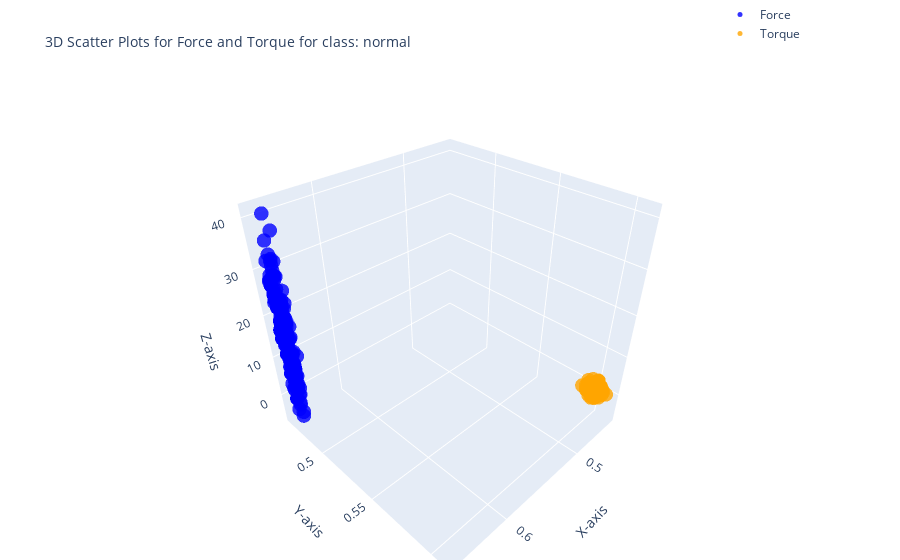

Notebook source saved alongside this figure:
### Code cell
import plotly.graph_objects as go
class_name = unique_classes[0]
df_fr_collision=class_dfs[class_name]
# 3D scatter plot for Force (Fx, Fy, Fz)
force_plot = go.Scatter3d(
    x=df_fr_collision['Fx'],
    y=df_fr_collision['Fy'],
    z=df_fr_collision['Fz'],
    mode='markers',
    marker=dict(size=5, color='blue', opacity=0.8),
    name='Force'
)

# 3D scatter plot for Torque (Tx, Ty, Tz)
torque_plot = go.Scatter3d(
    x=df_fr_collision['Tx'],
    y=df_fr_collision['Ty'],
    z=df_fr_collision['Tz'],
    mode='markers',
    marker=dict(size=5, color='orange', opacity=0.8),
    name='Torque'
)

# Create subplots
fig = go.Figure()

# Add Force plot
fig.add_trace(force_plot)
fig.add_trace(torque_plot)

# Layout settings
fig.update_layout(
    title='3D Scatter Plots for Force and Torque for class: ' + class_name,
    title_font=dict(size=14),  # Change the title font size
    scene=dict(
        xaxis_title='X-axis',
        yaxis_title='Y-axis',
        zaxis_title='Z-axis'
    ),
    legend=dict(x=0.8, y=1.2),
    margin=dict(l=0, r=0, b=0, t=40)
)

fig.show()

### Figure 1 — Plotly figure (JSON) as saved in the notebook; plotly's stock layout.template omitted (floating-point values rounded to 4 significant figures; data arrays with more than 128 entries replaced by an {"elided": "..."} marker saying what was removed)
{"data": [{"marker": {"color": "blue", "opacity": 0.8, "size": 5}, "mode": "markers", "name": "Force", "type": "scatter3d", "x": {"elided": "360 float values"}, "y": {"elided": "360 float values"}, "z": {"elided": "360 int values"}}, {"marker": {"color": "orange", "opacity": 0.8, "size": 5}, "mode": "markers", "name": "Torque", "type": "scatter3d", "x": {"elided": "360 float values"}, "y": {"elided": "360 float values"}, "z": {"elided": "360 int values"}}], "layout": {"legend": {"x": 0.8, "y": 1.2}, "margin": {"b": 0, "l": 0, "r": 0, "t": 40}, "scene": {"xaxis": {"title": {"text": "X-axis"}}, "yaxis": {"title": {"text": "Y-axis"}}, "zaxis": {"title": {"text": "Z-axis"}}}, "title": {"font": {"size": 14}, "text": "3D Scatter Plots for Force and Torque for class: normal"}}}
